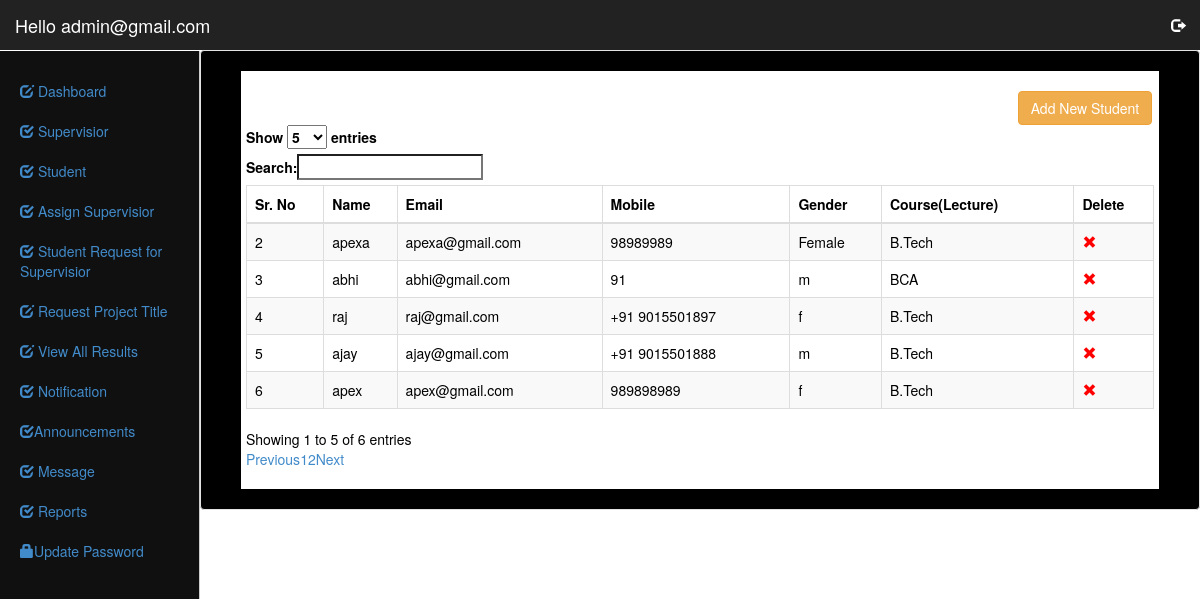
/New/admin/index.php?option=Student (signed in), run on the app's committed database.
### tables this page shows
CREATE TABLE IF NOT EXISTS `student` (
  `id` int(11) NOT NULL AUTO_INCREMENT,
  `name` char(50) NOT NULL,
  `email` varchar(50) NOT NULL,
  `pass` varchar(50) NOT NULL,
  `mob` varchar(15) NOT NULL,
  `gender` varchar(10) NOT NULL,
  `program` varchar(50) NOT NULL,
  `course` varchar(50) NOT NULL,
  PRIMARY KEY (`id`),
  UNIQUE KEY `email` (`email`)
);

### New/admin/Student.php (the view)
<div id="page-wrapper" style="background:#fff;padding:20px;color:#000">
            <div class="row">
							<div class="col-lg-10"></div>
			<div class="col-lg-2">
			<a title="Add New Student" href="index.php?option=add_student" class="btn btn-warning">Add New Student</a>
</div>
			<div class="row">
                <div class="col-lg-12">
                    <table class="table table-striped table-responsive table-bordered" id='example'>
						<thead>
								<th>Sr. No</th>
		<th>Name</th>
		<th>Email</th>
		<th>Mobile</th>
		<th>Gender</th>
		<th>Course(Lecture)</th>
		<th>Delete</th>
						</thead>
                        <tbody>
                <?php
	$que=mysqli_query($con,"select * from  student");
		while($row= mysqli_fetch_array($que))
	{?>
	<tr>
		<Td><?php echo $row[0];?></Td>
		<Td><?php echo $row[1];?></Td>
		<Td><?php echo $row[2];?></Td>
		<Td><?php echo $row[4];?></Td>
		<Td><?php echo $row[5];?></Td>
		<Td><?php echo $row[6];?></Td>
<td>
<?php
$seid=$row['email'];
 echo "<a title='Delete Student' href='Student_Delete.php?eid=$seid'><span class='glyphicon glyphicon-remove' style='color:red' aria-hidden='true'></span></a>";?>
</td>
	</tr>
	<?php } ?>
                        </tbody>
                    </table>
                </div>
            </div>
        </div>
    </div>

### New/admin/index.php (shortened to what this page needs)
<?php
require('../include/config.php');
 extract($_SESSION);
 extract($_REQUEST);
 ?>
<!DOCTYPE html>
<html lang="en">
  <head>
    <link href="../css/bootstrap.min.css" rel="stylesheet">
    <link href="../css/dashboard.css" rel="stylesheet">
  </head>
  <body>
    <nav class="navbar navbar-inverse navbar-fixed-top">
      <div class="container-fluid" >
        <div class="navbar-header">
          <a class="navbar-brand" href="index.php" style="color:#FFFFFF">
		  <?php echo "Hello  ".$admin;?></a>
        </div>
        <div id="navbar" class="navbar-collapse collapse">
          <ul class="nav navbar-nav navbar-right" >
            <li><a href="logout.php" title="click here to logout" style="color:#FFFFFF"><span style="color:#FFFFFF" class="glyphicon glyphicon-log-out"></span></a></li>
          </ul>
        </div>
      </div>
    </nav>
    <div class="container-fluid">
      <div class="row">
        <div class="col-sm-3 col-md-2 sidebar " style="border-right:1px solid #CCC; background:#101010">
          <ul class="nav nav-sidebar" >
            <li>
			<a href="index.php"><span class="glyphicon glyphicon-edit"></span> Dashboard <span class="sr-only">(current)</span></a></li>
			 <li><a href="index.php?option=Supervisior"><span class="glyphicon glyphicon-check"></span> Supervisior</a></li>
			<li><a href="index.php?option=Student"><span class="glyphicon glyphicon-check"></span> Student</a></li>
			<li><a href="index.php?option=assign_supervisior_student"><span class="glyphicon glyphicon-check"></span> Assign Supervisior</a></li>
			<li><a href="index.php?option=student_supervisior_request"><span class="glyphicon glyphicon-check"></span> Student Request for  Supervisior</a></li>
			<li><a href="index.php?option=submit_title"><span class="glyphicon glyphicon-edit"></span> Request Project Title</a></li>
			<li><a href="index.php?option=results">
			<span class="glyphicon glyphicon-edit"></span> View All Results</a></li>
            <li><a href="index.php?option=notification"><span class="glyphicon glyphicon-check"></span> Notification</a></li>
			 <li><a href="index.php?option=Announcements" title="Announcements for all supervisior and Student"><span class="glyphicon glyphicon-check"></span>Announcements</a></li>
			<li><a href="index.php?option=Message"><span class="glyphicon glyphicon-check"></span> Message</a></li>
			<li><a href="index.php?option=Report"><span class="glyphicon glyphicon-check"></span> Reports</a></li>
			  <li><a href="index.php?option=update_password"><span class="glyphicon glyphicon-lock"></span>Update Password</a></li>
          </ul>
        </div>
		<div class="col-sm-9 col-sm-offset-3 col-md-10 col-md-offset-2 main well" style="background-color:#000000">
			<?php
			@$option=$_REQUEST['option'];
			if($option!="")
			{
				if($option=="Student")
				{
				include('Student.php');
				}
			}
			else
			{
			include('Report.php');
			}
			?>
        </div>
      </div>
    </div>
  </body>
</html>

### New/css/dashboard.css (style rules this page uses)
body { padding-top: 50px; }
.navbar-fixed-top { border: 0; }
.sidebar { display: none; }
@media (min-width: 768px) { .sidebar { position: fixed; top: 51px; bottom: 0; left: 0; z-index: 1000; display: block; padding: 20px; overflow-x: hidden; overflow-y: auto; background-color: #f5f5f5; border-right: 1px solid #eee; } }
.nav-sidebar { margin-right: -21px; margin-bottom: 20px; margin-left: -20px; }
.nav-sidebar > li > a { padding-right: 20px; padding-left: 20px; }
.main { padding: 20px; }
@media (min-width: 768px) { .main { padding-right: 40px; padding-left: 40px; } }

### data on the page
student: id "2", name "apexa", email "apexa@gmail.com", mob "98989989", gender "Female", program "B.Tech"
student: id "3", name "abhi", email "abhi@gmail.com", mob "91", gender "m", program "BCA"
student: id "4", name "raj", email "raj@gmail.com", mob "+91 9015501897", gender "f", program "B.Tech"
student: id "5", name "ajay", email "ajay@gmail.com", mob "+91 9015501888", gender "m", program "B.Tech"
student: id "6", name "apex", email "apex@gmail.com", mob "989898989", gender "f", program "B.Tech"

### other printed values
$admin "admin@gmail.com"
